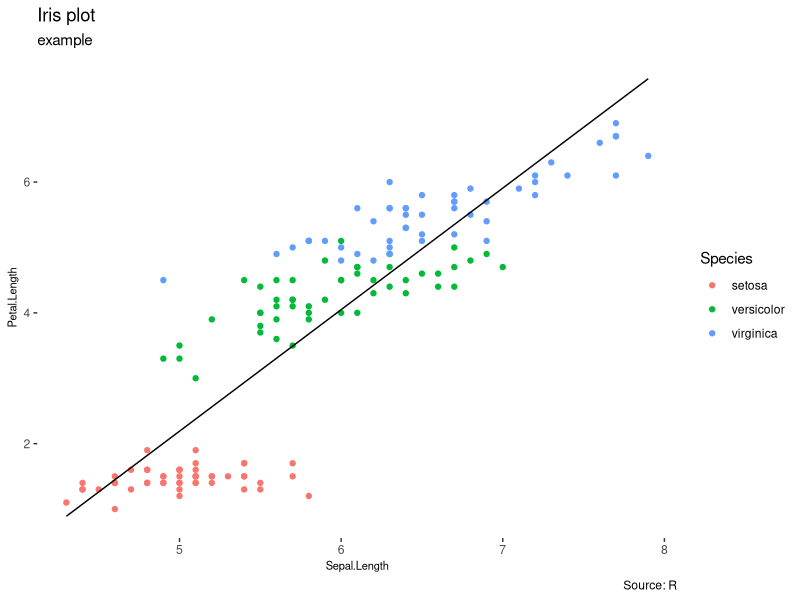

Recreate this plot in R.
library(ggplot2)

install.packages('ggplot2')
library(ggplot2)

head(iris)

our_theme = theme(
  panel.background = element_blank(), 
  axis.title = element_text(size = 8)
)

ggplot(iris, 
       aes(x = Sepal.Length,
           y = Petal.Length)) +
  geom_point(aes(color = Species)) +
  geom_line(aes(y = predict(lm(Petal.Length~Sepal.Length,
                               data = iris)),
                x = Sepal.Length,
                group = 1)) +
  our_theme +
  labs(title = "Iris plot", 
       subtitle = "example", 
       caption = "Source: R")
